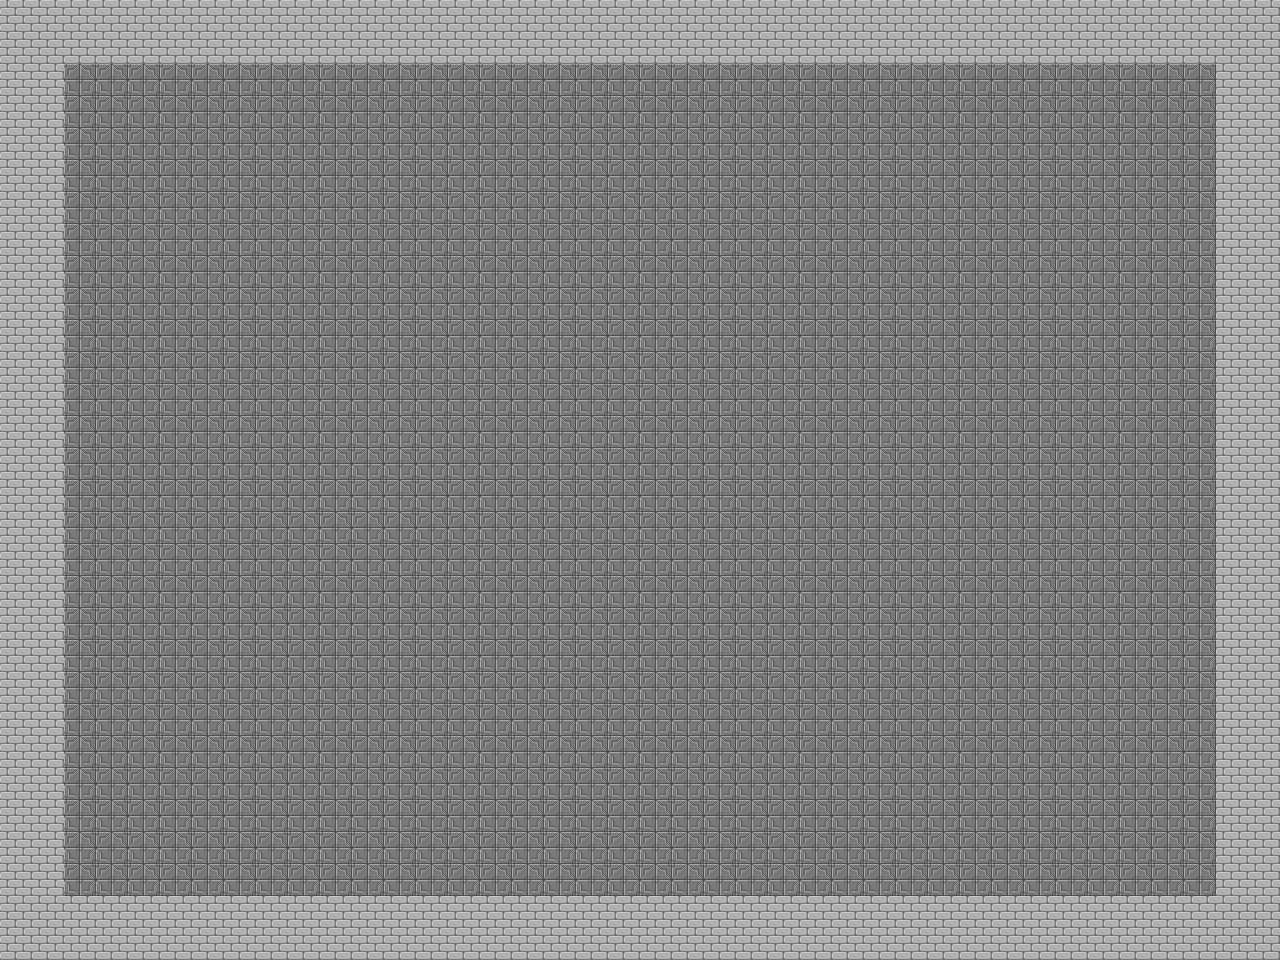

Rendered tile map (Tiled .tmx) drawn with the repository's tilesets; below, a short description and the map source with its tile grids summarised:
An orthogonal 40x30 tile map with 32x32 px tiles, 1 tile layer (background) and 1 object (event).

<map version="1.0" tiledversion="1.1.3" orientation="orthogonal" renderorder="right-down" width="40" height="30" tilewidth="32" tileheight="32" infinite="0" nextobjectid="2">
 <tileset firstgid="1" source="tileset.tsx" />
 <layer name="background" width="40" height="30">
  <data>[1200 cells, 1200 non-empty, 2 distinct tile ids]</data>
 </layer>
 <objectgroup name="collisions">
  <object id="1" type="event" gid="20" x="481" y="299" width="32" height="32">
   <properties>
    <property name="collisionType" value="OBJECT" />
    <property name="eventName" value="Pickup" />
    <property name="parameters" value="potion" />
    <property name="trigger" value="TOUCH" />
   </properties>
  </object>
 </objectgroup>
</map>
